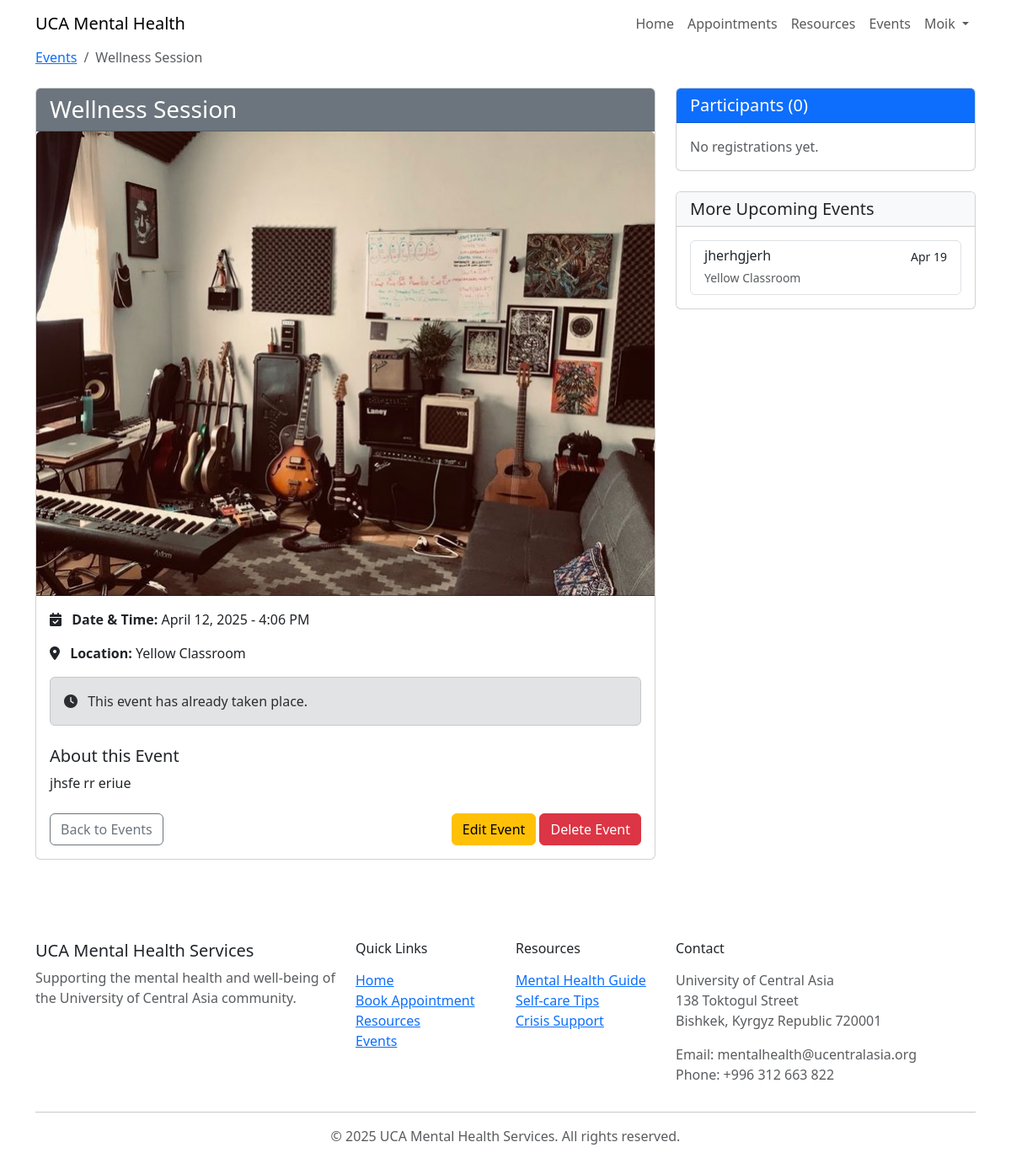
The page /news/events/wellness-session/ (signed in) on the database its author committed.
### accounts/models.py (models this page shows, shortened)
class User(AbstractUser):
    USER_TYPE_CHOICES = (
        ('student', 'Student'),
        ('faculty', 'Faculty'),
        ('staff', 'Staff'),
        ('counselor', 'Counselor'),
    )
    username = models.CharField(
        _('username'),
        max_length=150,
        help_text=_('Required. 150 characters or fewer. Letters, digits and @/./+/-/_ only.'),
        validators=[AbstractUser.username_validator],
        error_messages={
            'unique': _("A user with that username already exists."),
        },
    )
    email = models.EmailField(_('email address'), unique=True)
    user_type = models.CharField(max_length=20, choices=USER_TYPE_CHOICES)
    phone_number = models.CharField(max_length=15, blank=True, null=True)
    objects = CustomUserManager()
    USERNAME_FIELD = 'email'
    REQUIRED_FIELDS = ['username']  # Email is required by default

### news/models.py (models this page shows, shortened)
class Event(models.Model):
    title = models.CharField(max_length=200)
    slug = models.SlugField(max_length=250, unique=True, blank=True)
    description = models.TextField()
    event_date = models.DateTimeField()
    location = models.CharField(max_length=200)
    registration_required = models.BooleanField(default=False)
    registration_url = models.URLField(blank=True, null=True)
    max_participants = models.PositiveIntegerField(default=0, help_text="0 for unlimited")
    image = models.ImageField(upload_to='events/', blank=True, null=True)
    created_at = models.DateTimeField(auto_now_add=True)
    @property
    def is_past(self):
        from django.utils import timezone
        return self.event_date < timezone.now()
    def get_related_upcoming_events(self):
        from django.utils import timezone
        return Event.objects.filter(
            event_date__gte=timezone.now()
        ).exclude(id=self.id).order_by('event_date')[:3]

### news/views.py (the view)
# urls.py: path('events/<slug:slug>/', views.event_detail, name='event_detail'),
@login_required
def event_detail(request, slug):
    event = get_object_or_404(Event, slug=slug)
    is_registered = EventRegistration.objects.filter(event=event, user=request.user).exists()
    registration_count = EventRegistration.objects.filter(event=event).count()
    registrants = None
    if is_counselor_or_admin(request.user):
        registrants = EventRegistration.objects.filter(event=event).select_related('user')
    context = {
        'event': event,
        'is_registered': is_registered,
        'registration_count': registration_count,
        'registrants': registrants
    }
    return render(request, 'news/event_detail.html', context)

### news/views.py (called while the page is built)
def is_counselor_or_admin(user):
    return user.is_superuser or user.user_type == 'counselor'

### templates/news/event_detail.html (shortened to what this page needs)
{% extends 'base.html' %}
{% block content %}
<div class="container">
    <nav aria-label="breadcrumb" class="mb-4">
        <ol class="breadcrumb">
            <li class="breadcrumb-item"><a href="{% url 'news:event_list' %}">Events</a></li>
            <li class="breadcrumb-item active" aria-current="page">{{ event.title }}</li>
        </ol>
    </nav>
    <div class="row">
        <div class="col-md-8">
            <div class="card mb-4">
                <div class="card-header {% if event.is_past %}bg-secondary{% else %}bg-success{% endif %} text-white">
                    <h1 class="h3 mb-0">{{ event.title }}</h1>
                </div>
                {% if event.image %}
                <img src="{{ event.image.url }}" class="card-img-top" alt="{{ event.title }}">
                {% endif %}
                <div class="card-body">
                    <div class="mb-4">
                        <div class="mb-3">
                            <i class="fa fa-calendar-check me-2"></i>
                            <strong>Date & Time:</strong> {{ event.event_date|date:"F d, Y - g:i A" }}
                        </div>
                        <div class="mb-3">
                            <i class="fa fa-map-marker-alt me-2"></i>
                            <strong>Location:</strong> {{ event.location }}
                        </div>
                        {% if event.is_past %}
                        <div class="alert alert-secondary">
                            <i class="fa fa-clock me-2"></i>
                            This event has already taken place.
                        </div>
                        {% endif %}
                    </div>
                    <h5>About this Event</h5>
                    <div class="mb-4">
                        {{ event.description|linebreaks }}
                    </div>
                    <div class="d-grid gap-2 d-md-flex justify-content-md-start mt-4">
                        <a href="{% url 'news:event_list' %}" class="btn btn-outline-secondary">Back to Events</a>
                        {% if user.is_superuser or user.user_type == 'counselor' %}
                        <div class="ms-auto">
                            <a href="{% url 'news:edit_event' event.id %}" class="btn btn-warning">Edit Event</a>
                            <a href="{% url 'news:delete_event' event.id %}" class="btn btn-danger">Delete Event</a>
                        </div>
                        {% endif %}
                    </div>
                </div>
            </div>
        </div>
        <div class="col-md-4">
            {% if user.is_superuser or user.user_type == 'counselor' %}
            <div class="card mb-4">
                <div class="card-header bg-primary text-white">
                    <h5 class="card-title mb-0">Participants ({{ registration_count }})</h5>
                </div>
                <div class="card-body">
                    {% if registrants %}
                        <ul class="list-group">
                            {% for registration in registrants %}
                            <li class="list-group-item d-flex justify-content-between align-items-center">
                                {{ registration.user.get_full_name|default:registration.user.username }}
                                <span class="badge bg-primary rounded-pill">{{ registration.registration_date|date:"M d" }}</span>
                            </li>
                            {% endfor %}
                        </ul>
                        {% if registrants.count > 10 %}
                        <div class="mt-3">
                            <a href="{% url 'news:event_participants' event.id %}" class="btn btn-outline-primary w-100">View All Participants</a>
                        </div>
                        {% endif %}
                    {% else %}
                        <p class="text-muted mb-0">No registrations yet.</p>
                    {% endif %}
                </div>
            </div>
            {% endif %}
            <div class="card">
                <div class="card-header bg-light">
                    <h5 class="card-title mb-0">More Upcoming Events</h5>
                </div>
                <div class="card-body">
                    {% with upcoming_events=event.get_related_upcoming_events %}
                    {% if upcoming_events %}
                        <div class="list-group">
                            {% for related_event in upcoming_events %}
                            <a href="{% url 'news:event_detail' related_event.slug %}" class="list-group-item list-group-item-action">
                                <div class="d-flex w-100 justify-content-between">
                                    <h6 class="mb-1">{{ related_event.title }}</h6>
                                    <small>{{ related_event.event_date|date:"M d" }}</small>
                                </div>
                                <small class="text-muted">{{ related_event.location }}</small>
                            </a>
                            {% endfor %}
                        </div>
                    {% else %}
                        <p class="text-muted mb-0">No other upcoming events.</p>
                    {% endif %}
                    {% endwith %}
                </div>
            </div>
        </div>
    </div>
</div>
{% endblock %}

### templates/base.html (shortened to what this page needs)
<!DOCTYPE html>
<html lang="en">
<head>
    <link href="https://cdn.jsdelivr.net/npm/bootstrap@5.3.0-alpha1/dist/css/bootstrap.min.css" rel="stylesheet">
    <link href="https://cdnjs.cloudflare.com/ajax/libs/font-awesome/6.5.1/css/all.min.css" rel="stylesheet">
    <link href='https://cdn.jsdelivr.net/npm/fullcalendar@5.11.3/main.min.css' rel='stylesheet' />
    {% load static %}
    <link rel="stylesheet" href="{% static 'css/style.css' %}">
</head>
<body>
    <nav class="navbar navbar-expand-lg">
        <div class="container">
            <a class="navbar-brand" href="{% url 'accounts:home' %}">UCA Mental Health</a>
            <div class="collapse navbar-collapse" id="navbarNav">
                <ul class="navbar-nav ms-auto">
                    <li class="nav-item">
                        <a class="nav-link" href="{% url 'accounts:home' %}">Home</a>
                    </li>
                    {% if user.is_authenticated %}
                        {% if user.user_type == 'counselor' %}
                        <li class="nav-item">
                            <a class="nav-link" href="{% url 'accounts:counselor_dashboard' %}">Appointments</a>
                        </li>
                        {% else %}
                        <li class="nav-item">
                            <a class="nav-link" href="{% url 'appointments:booking_calendar' %}">Book Appointment</a>
                        </li>
                        {% endif %}
                    {% else %}
                    <li class="nav-item">
                        <a class="nav-link" href="{% url 'appointments:booking_calendar' %}">Book Appointment</a>
                    </li>
                    {% endif %}
                    <li class="nav-item">
                        <a class="nav-link" href="{% url 'resources:resource_list' %}">Resources</a>
                    </li>
                    <li class="nav-item">
                        <a class="nav-link" href="{% url 'news:event_list' %}">Events</a>
                    </li>
                    {% if user.is_authenticated %}
                    <li class="nav-item dropdown">
                        <a class="nav-link dropdown-toggle" href="#" id="navbarDropdown" role="button" data-bs-toggle="dropdown">
                            {{ user.username }}
                        </a>
                    </li>
                    {% endif %}
                </ul>
            </div>
        </div>
    </nav>
    <main>
        {% block content %}{% endblock %}
    </main>
    <footer class="py-4 mt-5">
        <div class="container">
            <div class="row">
                <div class="col-md-4">
                    <h5>UCA Mental Health Services</h5>
                    <p class="text-muted">Supporting the mental health and well-being of the University of Central Asia community.</p>
                </div>
                <div class="col-md-2">
                    <h6 class="mb-3">Quick Links</h6>
                    <ul class="list-unstyled">
                        <li><a href="{% url 'accounts:home' %}">Home</a></li>
                        <li><a href="{% url 'appointments:booking_calendar' %}">Book Appointment</a></li>
                        <li><a href="{% url 'resources:resource_list' %}">Resources</a></li>
                        <li><a href="{% url 'news:event_list' %}">Events</a></li>
                    </ul>
                </div>
                <div class="col-md-2">
                    <h6 class="mb-3">Resources</h6>
                    <ul class="list-unstyled">
                        <li><a href="#">Mental Health Guide</a></li>
                        <li><a href="#">Self-care Tips</a></li>
                        <li><a href="#">Crisis Support</a></li>
                    </ul>
                </div>
                <div class="col-md-4">
                    <h6 class="mb-3">Contact</h6>
                    <address class="text-muted">
                        <p>University of Central Asia<br>
                        138 Toktogul Street<br>
                        Bishkek, Kyrgyz Republic 720001</p>
                        <p>Email: mentalhealth@ucentralasia.org<br>
                        Phone: +996 312 663 822</p>
                    </address>
                </div>
            </div>
            <hr>
            <div class="text-center">
                <p class="text-muted">© {% now "Y" %} UCA Mental Health Services. All rights reserved.</p>
            </div>
        </div>
    </footer>
</body>
</html>

### staticfiles/css/style.css (style rules this page uses)
body { min-height: 100vh; display: flex; flex-direction: column; }
footer { margin-top: auto; }

### rows shown on the page
User: username "Moik"
Event: title "Wellness Session", image (picture), event_date "April 12, 2025 - 4:06 PM", location "Yellow Classroom", description "jhsfe rr eriue"
Event: title "jherhgjerh", event_date "Apr 19", location "Yellow Classroom"

### other values the page prints
{{ registration_count }} "0"
